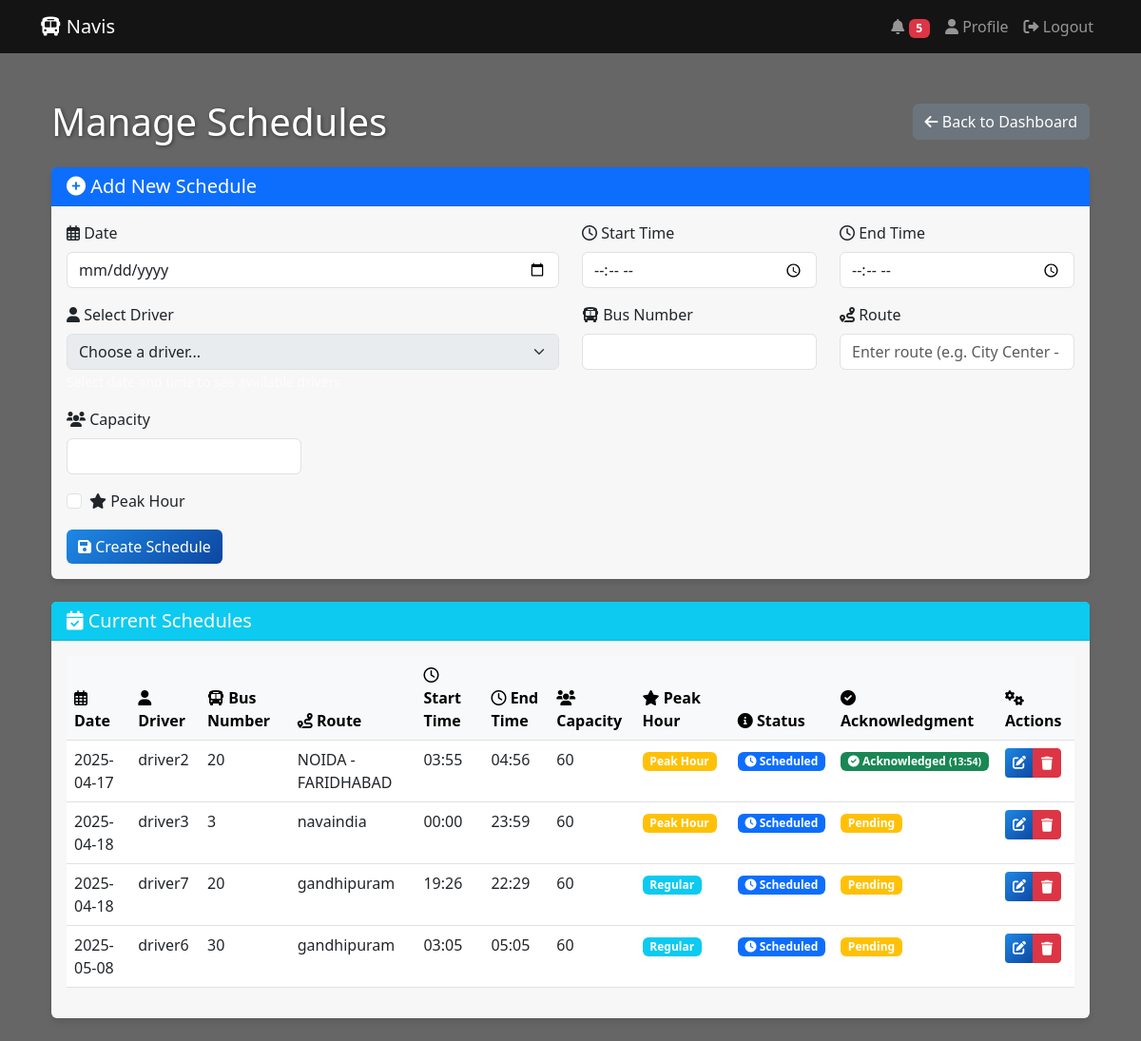
The app's page /schedules (signed in) with its own data.
### app.py (models this page shows)
class Schedule(db.Model):
    id = db.Column(db.Integer, primary_key=True)
    date = db.Column(db.Date, nullable=False)
    start_time = db.Column(db.DateTime, nullable=False)
    end_time = db.Column(db.DateTime, nullable=False)
    route = db.Column(db.String(100), nullable=False)
    bus_number = db.Column(db.String(20), nullable=False)
    capacity = db.Column(db.Integer, nullable=False)
    assigned_driver = db.Column(db.String(150), db.ForeignKey('user.username'))
    is_peak_hour = db.Column(db.Boolean, default=False)
    schedule_type = db.Column(db.String(20), default='regular')
    created_by = db.Column(db.String(150), db.ForeignKey('user.username'))
    created_at = db.Column(db.DateTime, default=datetime.utcnow)
    last_modified = db.Column(db.DateTime, default=datetime.utcnow)
    status = db.Column(db.String(20), default='pending')  # pending, assigned, acknowledged, completed
    driver_acknowledged = db.Column(db.Boolean, default=False)
    acknowledgment_time = db.Column(db.DateTime)

### app.py (the view)
@app.route('/schedules')
@login_required
def manage_schedules():
    if current_user.role != 'admin':
        flash('Access denied!', 'danger')
        return redirect(url_for('driver_dashboard'))
    schedules = Schedule.query.order_by(
        Schedule.date.asc(),
        Schedule.start_time.asc()
    ).all()
    drivers = User.query.filter_by(role='driver').all()
    return render_template('manage_schedules.html',
                         schedules=schedules,
                         drivers=drivers,
                         today=date.today())

### app.py (called while the page is built)
@login_manager.user_loader
def load_user(user_id):
    return User.query.get(int(user_id))

@app.context_processor
def inject_user():
    return dict(current_user=current_user)

@app.context_processor
def inject_notifications():
    unread_count = 0
    if current_user.is_authenticated:
        unread_count = Notification.query.filter_by(
            recipient_username=current_user.username,
            is_read=False
        ).count()
    return dict(unread_count=unread_count)

### templates/manage_schedules.html (shortened to what this page needs)
{% extends "base.html" %}
{% block content %}
<div class="container py-4">
    <div class="d-flex justify-content-between align-items-center mb-4">
        <h1 class="mb-0">Manage Schedules</h1>
        <div>
            <a href="{{ url_for('admin_dashboard') }}" class="btn btn-secondary">
                <i class="fas fa-arrow-left"></i> Back to Dashboard
            </a>
        </div>
    </div>
    <div class="card mb-4">
        <div class="card-header bg-primary text-white">
            <h5 class="card-title mb-0"><i class="fas fa-plus-circle"></i> Add New Schedule</h5>
        </div>
        <div class="card-body">
            <form id="addScheduleForm" action="{{ url_for('add_schedule') }}" method="POST">
                <div class="row">
                    <div class="col-md-6 mb-3">
                        <label for="date" class="form-label">
                            <i class="far fa-calendar-alt"></i> Date
                        </label>
                        <input type="date" class="form-control" id="date" name="date"
                               min="{{ today.strftime('%Y-%m-%d') }}" required>
                    </div>
                    <div class="col-md-3 mb-3">
                        <label for="start_time" class="form-label">
                            <i class="far fa-clock"></i> Start Time
                        </label>
                        <input type="time" class="form-control" id="start_time" name="start_time" required>
                    </div>
                    <div class="col-md-3 mb-3">
                        <label for="end_time" class="form-label">
                            <i class="far fa-clock"></i> End Time
                        </label>
                        <input type="time" class="form-control" id="end_time" name="end_time" required>
                    </div>
                </div>
                <div class="row">
                    <div class="col-md-6 mb-3">
                        <label for="driver" class="form-label">
                            <i class="fas fa-user"></i> Select Driver
                        </label>
                        <select class="form-select" id="driver" name="driver" required disabled>
                            <option value="">Choose a driver...</option>
                        </select>
                        <small class="text-muted">Select date and time to see available drivers</small>
                    </div>
                    <div class="col-md-3 mb-3">
                        <label for="bus_number" class="form-label">
                            <i class="fas fa-bus"></i> Bus Number
                        </label>
                        <input type="text" class="form-control" id="bus_number" name="bus_number"
                               pattern="[A-Z0-9-]+" title="Bus number can only contain uppercase letters, numbers, and hyphens"
                               required>
                    </div>
                    <div class="col-md-3 mb-3">
                        <label for="route" class="form-label">
                            <i class="fas fa-route"></i> Route
                        </label>
                        <input type="text" class="form-control" id="route" name="route"
                               placeholder="Enter route (e.g. City Center - Airport)"
                               required>
                    </div>
                    <div class="col-md-3 mb-3">
                        <label for="capacity" class="form-label">
                            <i class="fas fa-users"></i> Capacity
                        </label>
                        <input type="number" class="form-control" id="capacity" name="capacity"
                               min="1" max="100" required>
                    </div>
                </div>
                <div class="row">
                    <div class="col-12">
                        <div class="form-check">
                            <input type="checkbox" class="form-check-input" id="is_peak_hour" name="is_peak_hour">
                            <label class="form-check-label" for="is_peak_hour">
                                <i class="fas fa-star"></i> Peak Hour
                            </label>
                        </div>
                    </div>
                </div>
                <div class="row mt-3">
                    <div class="col-12">
                        <button type="submit" class="btn btn-primary">
                            <i class="fas fa-save"></i> Create Schedule
                        </button>
                    </div>
                </div>
            </form>
        </div>
    </div>
    <div class="card">
        <div class="card-header bg-info text-white">
            <h5 class="card-title mb-0"><i class="fas fa-calendar-check"></i> Current Schedules</h5>
        </div>
        <div class="card-body">
            <div class="table-responsive">
                <table class="table table-hover">
                    <thead class="table-light">
                        <tr>
                            <th><i class="far fa-calendar-alt"></i> Date</th>
                            <th><i class="fas fa-user"></i> Driver</th>
                            <th><i class="fas fa-bus"></i> Bus Number</th>
                            <th><i class="fas fa-route"></i> Route</th>
                            <th><i class="far fa-clock"></i> Start Time</th>
                            <th><i class="far fa-clock"></i> End Time</th>
                            <th><i class="fas fa-users"></i> Capacity</th>
                            <th><i class="fas fa-star"></i> Peak Hour</th>
                            <th><i class="fas fa-info-circle"></i> Status</th>
                            <th><i class="fas fa-check-circle"></i> Acknowledgment</th>
                            <th><i class="fas fa-cogs"></i> Actions</th>
                        </tr>
                    </thead>
                    <tbody>
                        {% if schedules %}
                            {% for schedule in schedules %}
                            <tr>
                                <td>{{ schedule.date.strftime('%Y-%m-%d') }}</td>
                                <td>{{ schedule.assigned_driver }}</td>
                                <td>{{ schedule.bus_number }}</td>
                                <td>{{ schedule.route }}</td>
                                <td>{{ schedule.start_time.strftime('%H:%M') }}</td>
                                <td>{{ schedule.end_time.strftime('%H:%M') }}</td>
                                <td>{{ schedule.capacity }}</td>
                                <td>
                                    <span class="badge {% if schedule.is_peak_hour %}bg-warning{% else %}bg-info{% endif %}">
                                        {{ 'Peak Hour' if schedule.is_peak_hour else 'Regular' }}
                                    </span>
                                </td>
                                <td>
                                    {% if schedule.status == 'completed' %}
                                        <span class="badge bg-success"><i class="fas fa-check-circle"></i> Completed</span>
                                    {% elif schedule.status == 'cancelled' %}
                                        <span class="badge bg-danger"><i class="fas fa-times-circle"></i> Cancelled</span>
                                    {% else %}
                                        <span class="badge bg-primary"><i class="fas fa-clock"></i> Scheduled</span>
                                    {% endif %}
                                </td>
                                <td>
                                    {% if schedule.driver_acknowledged %}
                                    <span class="badge bg-success">
                                        <i class="fas fa-check-circle"></i> Acknowledged
                                        {% if schedule.acknowledgment_time %}
                                        <small>({{ schedule.acknowledgment_time.strftime('%H:%M') }})</small>
                                        {% endif %}
                                    </span>
                                    {% else %}
                                    <span class="badge bg-warning">Pending</span>
                                    {% endif %}
                                </td>
                                <td>
                                    <div class="btn-group">
                                        <a href="{{ url_for('edit_schedule', id=schedule.id) }}" class="btn btn-sm btn-primary">
                                            <i class="fas fa-edit"></i>
                                        </a>
                                        <button class="btn btn-sm btn-danger delete-schedule"
                                                data-schedule-id="{{ schedule.id }}"
                                                onclick="confirmDelete({{ schedule.id }})">
                                            <i class="fas fa-trash"></i>
                                        </button>
                                    </div>
                                </td>
                            </tr>
                            {% endfor %}
                        {% else %}
                            <tr>
                                <td colspan="11" class="text-center">No schedules found</td>
                            </tr>
                        {% endif %}
                    </tbody>
                </table>
            </div>
        </div>
    </div>
</div>
{% endblock %}

### templates/base.html (shortened to what this page needs)
<!DOCTYPE html>
<html lang="en">
<head>
    <link href="https://cdn.jsdelivr.net/npm/bootstrap@5.3.0/dist/css/bootstrap.min.css" rel="stylesheet">
    <link rel="stylesheet" href="https://cdn.jsdelivr.net/npm/bootstrap-icons@1.7.2/font/bootstrap-icons.css">
    <link rel="stylesheet" href="https://cdnjs.cloudflare.com/ajax/libs/font-awesome/6.0.0/css/all.min.css">
</head>
<body>
    <nav class="navbar navbar-expand-lg navbar-dark">
        <div class="container">
            <a class="navbar-brand" href="{{ url_for('index') }}">
                <i class="fas fa-bus"></i> Navis
            </a>
            <div class="collapse navbar-collapse" id="navbarNav">
                <ul class="navbar-nav ms-auto">
                    {% if current_user.is_authenticated %}
                        <li class="nav-item">
                            <a class="nav-link" href="{{ url_for('notifications') }}">
                                <i class="fas fa-bell"></i>
                                {% if unread_count > 0 %}
                                    <span class="badge bg-danger">{{ unread_count }}</span>
                                {% endif %}
                            </a>
                        </li>
                        <li class="nav-item">
                            <a class="nav-link" href="{{ url_for('profile') }}">
                                <i class="fas fa-user"></i> Profile
                            </a>
                        </li>
                        <li class="nav-item">
                            <a class="nav-link" href="{{ url_for('logout') }}">
                                <i class="fas fa-sign-out-alt"></i> Logout
                            </a>
                        </li>
                    {% else %}
                        <li class="nav-item">
                            <a class="nav-link" href="{{ url_for('login') }}">
                                <i class="fas fa-sign-in-alt"></i> Login
                            </a>
                        </li>
                    {% endif %}
                </ul>
            </div>
        </div>
    </nav>
    <div class="container mt-4">
        {% block content %}{% endblock %}
    </div>
</body>
</html>

### records on screen
Schedule: date "2025-04-17", assigned_driver "driver2", bus_number "20", route "NOIDA - FARIDHABAD", start_time "03:55", end_time "04:56", capacity "60", is_peak_hour "Peak Hour", status "Scheduled", acknowledgment_time "13:54"
Schedule: date "2025-04-18", assigned_driver "driver3", bus_number "3", route "navaindia", start_time "00:00", end_time "23:59", capacity "60", is_peak_hour "Peak Hour", status "Scheduled", driver_acknowledged "Pending"
Schedule: date "2025-04-18", assigned_driver "driver7", bus_number "20", route "gandhipuram", start_time "19:26", end_time "22:29", capacity "60", is_peak_hour "Regular", status "Scheduled", driver_acknowledged "Pending"
Schedule: date "2025-05-08", assigned_driver "driver6", bus_number "30", route "gandhipuram", start_time "03:05", end_time "05:05", capacity "60", is_peak_hour "Regular", status "Scheduled", driver_acknowledged "Pending"

### other values on screen
{{ unread_count }} "5"
